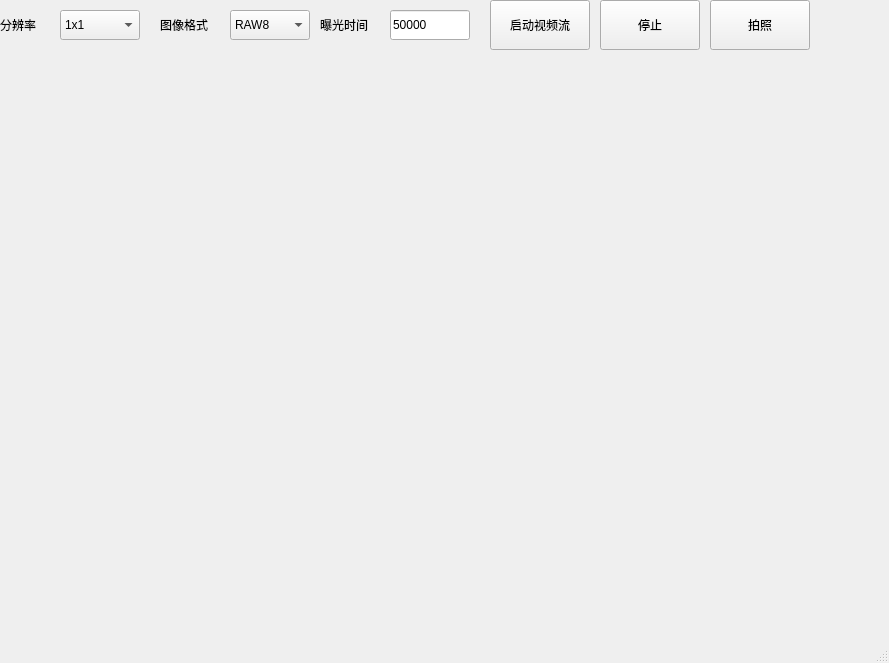
<?xml version="1.0" encoding="UTF-8"?>
<ui version="4.0">
 <class>MainWindow</class>
 <widget class="QMainWindow" name="MainWindow">
  <property name="geometry">
   <rect>
    <x>0</x>
    <y>0</y>
    <width>889</width>
    <height>663</height>
   </rect>
  </property>
  <property name="windowTitle">
   <string>MainWindow</string>
  </property>
  <widget class="QWidget" name="centralwidget">
   <widget class="QLabel" name="video">
    <property name="enabled">
     <bool>true</bool>
    </property>
    <property name="geometry">
     <rect>
      <x>0</x>
      <y>50</y>
      <width>852</width>
      <height>639</height>
     </rect>
    </property>
    <property name="text">
     <string/>
    </property>
    <property name="pixmap">
     <pixmap>C:/Users/awu/Desktop/大雁塔/IMG_0813.JPG</pixmap>
    </property>
    <property name="scaledContents">
     <bool>true</bool>
    </property>
   </widget>
   <widget class="QPushButton" name="connect_cam">
    <property name="geometry">
     <rect>
      <x>490</x>
      <y>0</y>
      <width>100</width>
      <height>50</height>
     </rect>
    </property>
    <property name="text">
     <string>启动视频流</string>
    </property>
   </widget>
   <widget class="QPushButton" name="pushButton">
    <property name="geometry">
     <rect>
      <x>710</x>
      <y>0</y>
      <width>100</width>
      <height>50</height>
     </rect>
    </property>
    <property name="text">
     <string>拍照</string>
    </property>
   </widget>
   <widget class="QComboBox" name="resolution_cb">
    <property name="geometry">
     <rect>
      <x>60</x>
      <y>10</y>
      <width>80</width>
      <height>30</height>
     </rect>
    </property>
    <property name="editable">
     <bool>false</bool>
    </property>
    <property name="currentText">
     <string>1x1</string>
    </property>
    <property name="currentIndex">
     <number>0</number>
    </property>
    <item>
     <property name="text">
      <string>1x1</string>
     </property>
    </item>
    <item>
     <property name="text">
      <string>2x2</string>
     </property>
    </item>
    <item>
     <property name="text">
      <string>4x4</string>
     </property>
    </item>
   </widget>
   <widget class="QLabel" name="resolution_label">
    <property name="geometry">
     <rect>
      <x>0</x>
      <y>10</y>
      <width>50</width>
      <height>30</height>
     </rect>
    </property>
    <property name="text">
     <string>分辨率</string>
    </property>
   </widget>
   <widget class="QLabel" name="format_label">
    <property name="geometry">
     <rect>
      <x>160</x>
      <y>10</y>
      <width>70</width>
      <height>30</height>
     </rect>
    </property>
    <property name="text">
     <string>图像格式</string>
    </property>
   </widget>
   <widget class="QComboBox" name="format_cb">
    <property name="geometry">
     <rect>
      <x>230</x>
      <y>10</y>
      <width>80</width>
      <height>30</height>
     </rect>
    </property>
    <property name="editable">
     <bool>false</bool>
    </property>
    <property name="currentText">
     <string>RAW8</string>
    </property>
    <property name="currentIndex">
     <number>0</number>
    </property>
    <item>
     <property name="text">
      <string>RAW8</string>
     </property>
    </item>
    <item>
     <property name="text">
      <string>RAW16</string>
     </property>
    </item>
    <item>
     <property name="text">
      <string>MONO8</string>
     </property>
    </item>
    <item>
     <property name="text">
      <string>MONO16</string>
     </property>
    </item>
   </widget>
   <widget class="QLabel" name="ex_label">
    <property name="geometry">
     <rect>
      <x>320</x>
      <y>10</y>
      <width>60</width>
      <height>30</height>
     </rect>
    </property>
    <property name="text">
     <string>曝光时间</string>
    </property>
   </widget>
   <widget class="QLineEdit" name="lineEdit">
    <property name="geometry">
     <rect>
      <x>390</x>
      <y>10</y>
      <width>80</width>
      <height>30</height>
     </rect>
    </property>
    <property name="text">
     <string>50000</string>
    </property>
   </widget>
   <widget class="QPushButton" name="stop">
    <property name="geometry">
     <rect>
      <x>600</x>
      <y>0</y>
      <width>100</width>
      <height>50</height>
     </rect>
    </property>
    <property name="text">
     <string>停止</string>
    </property>
   </widget>
  </widget>
  <widget class="QMenuBar" name="menubar">
   <property name="geometry">
    <rect>
     <x>0</x>
     <y>0</y>
     <width>889</width>
     <height>26</height>
    </rect>
   </property>
  </widget>
  <widget class="QStatusBar" name="statusbar"/>
 </widget>
 <resources/>
 <connections/>
</ui>
